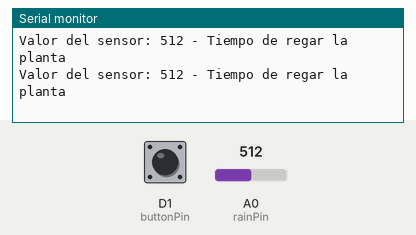
A sketch run on a simulated ESP8266 (NodeMCU). Shown: the last lines printed to the serial monitor. The test bench sets the inputs (shaded band); at power-on: A0 (rainPin) = 512, D1 (buttonPin) LOW. WiFi joins after 1.5 s; servers stay silent unless stated; no MQTT or app messages arrive unless stated.

Above: at 2.7 s.
2.8 s: A0 (rainPin) set to 106
At 3.5 s:
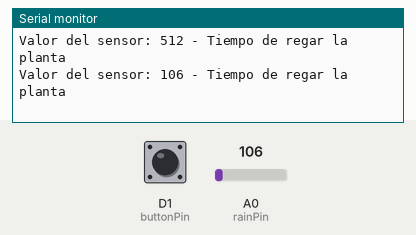
4.3 s: A0 (rainPin) set to 91
At 5.0 s:
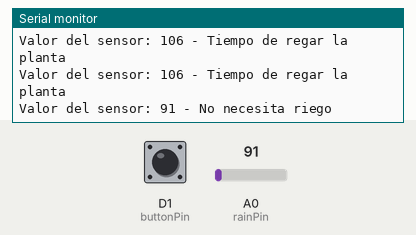

The sketch:

Iot.ino
```cpp
#include <ESP8266WiFi.h>
#include <PubSubClient.h>
#include <TimeLib.h>

// Configuración de red WiFi
const char* ssid = "S22";
const char* password = "12341234";

// Configuración del broker MQTT
const char* mqtt_server = "test.mosquitto.org";
const int mqtt_port = 1883;
const char* mqtt_topic = "test_invernadero/topic";
const char* mqtt_instrucciones_topic = "test_invernadero/instrucciones";

// Cliente WiFi y MQTT
WiFiClient espClient;
PubSubClient client(espClient);

// Configuración del pin del botón
const int buttonPin = D1;
const int rainPin = A0;


// Variables para el estado del botón
int lastButtonState = LOW;
int buttonState = LOW;
unsigned long lastDebounceTime = 0;
unsigned long debounceDelay = 50;  // Tiempo de anti-rebote

// Variables para el sensor de lluvia
int thresholdValue = 100;

void setup() {
  Serial.begin(115200);

  pinMode(rainPin, INPUT);
  pinMode(buttonPin, INPUT);

  // Conectar a la red WiFi
  setup_wifi();

  // Configurar el cliente MQTT
  client.setServer(mqtt_server, mqtt_port);
  client.setCallBack(callback);
  setTime(12, 34, 56, 23, 5, 2024); // hora, minuto, segundo, día, mes, año
}

void setup_wifi() {
  delay(10);
  Serial.println();
  Serial.print("Conectando a ");
  Serial.println(ssid);

  WiFi.begin(ssid, password);

  while (WiFi.status() != WL_CONNECTED) {
    delay(500);
    Serial.print(".");
  }

  Serial.println("");
  Serial.println("WiFi conectado");
  Serial.println("Dirección IP: ");
  Serial.println(WiFi.localIP());
}

void reconnect() {
  // Bucle hasta que el cliente MQTT esté conectado
  while (!client.connected()) {
    Serial.print("Intentando conexión MQTT...");
    if (client.connect("ArduinoClient")) {
      Serial.println("conectado");

      // Suscribirse al tema
      client.subscribe(mqtt_topic);
      client.subscribe(mqtt_instrucciones_topic);
    } else {
      Serial.print("fallido, rc=");
      Serial.print(client.state());
      Serial.println(" intentamos de nuevo en 5 segundos");
      delay(5000);
    }
  }
}

String getHora() {
  // Desplazamiento para Chile
  int timezoneOffset = -4; // UTC-4 para la hora estándar
  time_t localTime = now() + timezoneOffset * SECS_PER_HOUR;
  char buffer[20];
  sprintf(buffer, "%02d:%02d:%02d %02d/%02d/%04d", hour(localTime), minute(localTime), second(localTime), day(localTime), month(localTime), year(localTime));
  return String(buffer);
}
void callback(char* topic, byte* payload, unsigned int length) {
  String message;
  for (unsigned int i = 0; i < length; i++) {
    message += (char)payload[i];
  }
  Serial.print("Mensaje recibido [");
  Serial.print(topic);
  Serial.print("]: ");
  Serial.println(message);

  if (message == "REGAR") {
    Serial.println("Instrucción recibida: Regar la planta");
    // Aquí puedes agregar el código para activar la bomba de riego
  } else if (message == "NO_REGAR") {
    Serial.println("Instrucción recibida: No regar la planta");
    // Aquí puedes agregar el código para desactivar la bomba de riego
  }
}

void loop() {
  if (!client.connected()) {
    reconnect();
  }
  client.loop();

  // Lectura y procesamiento del estado del botón
  int reading = digitalRead(buttonPin);
  if (reading != lastButtonState) {
    lastDebounceTime = millis();
  }
  if ((millis() - lastDebounceTime) > debounceDelay) {
    if (reading != buttonState) {
      buttonState = reading;
      if (buttonState == LOW) {  // El botón está presionado
        Serial.println("Botón presionado");
        String mensaje = String("Botón presionado ");
        client.publish(mqtt_topic, mensaje.c_str());
      }
    }
  }
  lastButtonState = reading;

  // Lectura y procesamiento del sensor de lluvia
  int sensorValue = analogRead(rainPin);
  Serial.print("Valor del sensor: ");
  Serial.print(sensorValue);
  String sensorMsg = "";

  if (sensorValue < thresholdValue) {
    Serial.println(" - No necesita riego");
    sensorMsg = String(sensorValue);
  } else {
    Serial.println(" - Tiempo de regar la planta");
    sensorMsg = String(sensorValue);
  }

  // Publicar el estado del sensor a través de MQTT
  client.publish(mqtt_topic, sensorMsg.c_str());

  delay(500);
}
```

Measured:
- the behaviour switches between 100 and 99 on A0 (rainPin) (found by bisection; images 1 and 2)
- after the input at 2.8 s, the serial monitor: prints a new line after 0.27 s (image 1)
- after the input at 4.3 s, the serial monitor: prints a new line after 0.27 s (image 2)
